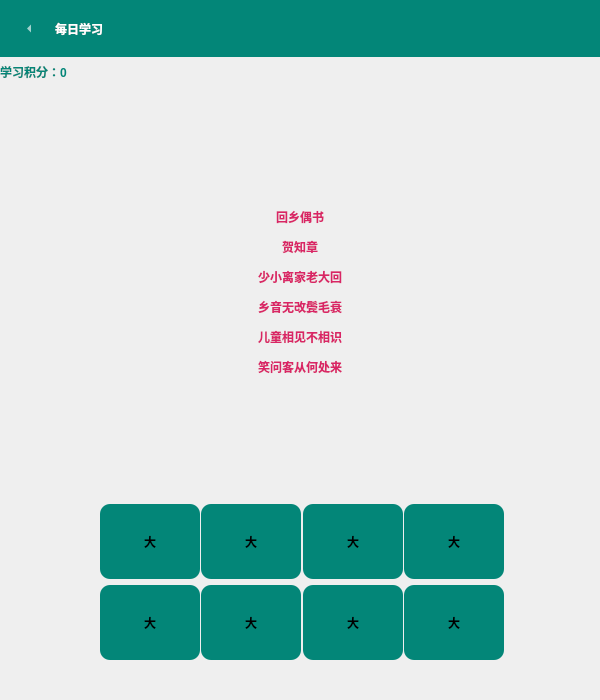
<?xml version="1.0" encoding="UTF-8"?>
<ui version="4.0">
 <class>Form</class>
 <widget class="QWidget" name="Form">
  <property name="geometry">
   <rect>
    <x>0</x>
    <y>0</y>
    <width>600</width>
    <height>700</height>
   </rect>
  </property>
  <property name="minimumSize">
   <size>
    <width>600</width>
    <height>700</height>
   </size>
  </property>
  <property name="windowTitle">
   <string>Form</string>
  </property>
  <layout class="QVBoxLayout" name="verticalLayout">
   <property name="margin">
    <number>0</number>
   </property>
   <item>
    <widget class="QFrame" name="horizontalFrame">
     <property name="styleSheet">
      <string notr="true">background:#038678;
color:white;

font: 75 20pt &quot;微软雅黑&quot;;
font-weight:bold;

</string>
     </property>
     <layout class="QHBoxLayout" name="horizontalLayout_2">
      <item>
       <widget class="QToolButton" name="Back_Button">
        <property name="text">
         <string>...</string>
        </property>
        <property name="iconSize">
         <size>
          <width>32</width>
          <height>32</height>
         </size>
        </property>
        <property name="popupMode">
         <enum>QToolButton::DelayedPopup</enum>
        </property>
        <property name="toolButtonStyle">
         <enum>Qt::ToolButtonIconOnly</enum>
        </property>
        <property name="autoRaise">
         <bool>true</bool>
        </property>
        <property name="arrowType">
         <enum>Qt::LeftArrow</enum>
        </property>
       </widget>
      </item>
      <item>
       <widget class="QLabel" name="label_2">
        <property name="text">
         <string>每日学习</string>
        </property>
       </widget>
      </item>
     </layout>
    </widget>
   </item>
   <item>
    <widget class="QLabel" name="Score_Label">
     <property name="maximumSize">
      <size>
       <width>16777215</width>
       <height>20</height>
      </size>
     </property>
     <property name="styleSheet">
      <string notr="true">color:#038678;
font: 75 10pt &quot;微软雅黑&quot;;
font-weight:bold;</string>
     </property>
     <property name="text">
      <string>学习积分：0</string>
     </property>
    </widget>
   </item>
   <item>
    <widget class="QLabel" name="Poem_Label">
     <property name="sizePolicy">
      <sizepolicy hsizetype="Preferred" vsizetype="Expanding">
       <horstretch>0</horstretch>
       <verstretch>0</verstretch>
      </sizepolicy>
     </property>
     <property name="minimumSize">
      <size>
       <width>0</width>
       <height>0</height>
      </size>
     </property>
     <property name="styleSheet">
      <string notr="true">
color:#d92566;
border-radius:20px;

font: 75 20pt &quot;微软雅黑&quot;;
font-weight:bold;

</string>
     </property>
     <property name="text">
      <string>&lt;html&gt;&lt;head/&gt;&lt;body&gt;&lt;p align=&quot;center&quot;&gt;回乡偶书&lt;/p&gt;&lt;p align=&quot;center&quot;&gt;贺知章&lt;/p&gt;&lt;p align=&quot;center&quot;&gt;少小离家老大回&lt;/p&gt;&lt;p align=&quot;center&quot;&gt;乡音无改鬓毛衰&lt;/p&gt;&lt;p align=&quot;center&quot;&gt;儿童相见不相识&lt;/p&gt;&lt;p align=&quot;center&quot;&gt;笑问客从何处来&lt;/p&gt;&lt;/body&gt;&lt;/html&gt;</string>
     </property>
     <property name="textFormat">
      <enum>Qt::RichText</enum>
     </property>
     <property name="wordWrap">
      <bool>false</bool>
     </property>
     <property name="margin">
      <number>20</number>
     </property>
    </widget>
   </item>
   <item>
    <layout class="QHBoxLayout" name="horizontalLayout" stretch="0,0,0,0,0,0">
     <property name="leftMargin">
      <number>100</number>
     </property>
     <property name="topMargin">
      <number>0</number>
     </property>
     <property name="rightMargin">
      <number>100</number>
     </property>
     <item>
      <spacer name="horizontalSpacer">
       <property name="orientation">
        <enum>Qt::Horizontal</enum>
       </property>
       <property name="sizeHint" stdset="0">
        <size>
         <width>40</width>
         <height>20</height>
        </size>
       </property>
      </spacer>
     </item>
     <item>
      <widget class="QPushButton" name="Answer_1">
       <property name="sizePolicy">
        <sizepolicy hsizetype="Fixed" vsizetype="Preferred">
         <horstretch>0</horstretch>
         <verstretch>0</verstretch>
        </sizepolicy>
       </property>
       <property name="minimumSize">
        <size>
         <width>100</width>
         <height>75</height>
        </size>
       </property>
       <property name="styleSheet">
        <string notr="true">background:#038678;
border-radius:10px;

font: 75 20pt &quot;微软雅黑&quot;;
font-weight:bold;

</string>
       </property>
       <property name="text">
        <string>大</string>
       </property>
      </widget>
     </item>
     <item>
      <widget class="QPushButton" name="Answer_2">
       <property name="sizePolicy">
        <sizepolicy hsizetype="Fixed" vsizetype="Preferred">
         <horstretch>0</horstretch>
         <verstretch>0</verstretch>
        </sizepolicy>
       </property>
       <property name="minimumSize">
        <size>
         <width>100</width>
         <height>75</height>
        </size>
       </property>
       <property name="styleSheet">
        <string notr="true">background:#038678;
border-radius:10px;

font: 75 20pt &quot;微软雅黑&quot;;
font-weight:bold;

</string>
       </property>
       <property name="text">
        <string>大</string>
       </property>
      </widget>
     </item>
     <item>
      <widget class="QPushButton" name="Answer_3">
       <property name="sizePolicy">
        <sizepolicy hsizetype="Fixed" vsizetype="Preferred">
         <horstretch>0</horstretch>
         <verstretch>0</verstretch>
        </sizepolicy>
       </property>
       <property name="minimumSize">
        <size>
         <width>100</width>
         <height>75</height>
        </size>
       </property>
       <property name="styleSheet">
        <string notr="true">background:#038678;
border-radius:10px;

font: 75 20pt &quot;微软雅黑&quot;;
font-weight:bold;

</string>
       </property>
       <property name="text">
        <string>大</string>
       </property>
      </widget>
     </item>
     <item>
      <widget class="QPushButton" name="Answer_4">
       <property name="sizePolicy">
        <sizepolicy hsizetype="Fixed" vsizetype="Preferred">
         <horstretch>0</horstretch>
         <verstretch>0</verstretch>
        </sizepolicy>
       </property>
       <property name="minimumSize">
        <size>
         <width>100</width>
         <height>75</height>
        </size>
       </property>
       <property name="styleSheet">
        <string notr="true">background:#038678;
border-radius:10px;

font: 75 20pt &quot;微软雅黑&quot;;
font-weight:bold;

</string>
       </property>
       <property name="text">
        <string>大</string>
       </property>
      </widget>
     </item>
     <item>
      <spacer name="horizontalSpacer_2">
       <property name="orientation">
        <enum>Qt::Horizontal</enum>
       </property>
       <property name="sizeHint" stdset="0">
        <size>
         <width>40</width>
         <height>20</height>
        </size>
       </property>
      </spacer>
     </item>
    </layout>
   </item>
   <item>
    <layout class="QHBoxLayout" name="horizontalLayout_3" stretch="0,0,0,0,0,0">
     <property name="leftMargin">
      <number>100</number>
     </property>
     <property name="topMargin">
      <number>0</number>
     </property>
     <property name="rightMargin">
      <number>100</number>
     </property>
     <item>
      <spacer name="horizontalSpacer_3">
       <property name="orientation">
        <enum>Qt::Horizontal</enum>
       </property>
       <property name="sizeHint" stdset="0">
        <size>
         <width>40</width>
         <height>20</height>
        </size>
       </property>
      </spacer>
     </item>
     <item>
      <widget class="QPushButton" name="Answer_5">
       <property name="sizePolicy">
        <sizepolicy hsizetype="Fixed" vsizetype="Preferred">
         <horstretch>0</horstretch>
         <verstretch>0</verstretch>
        </sizepolicy>
       </property>
       <property name="minimumSize">
        <size>
         <width>100</width>
         <height>75</height>
        </size>
       </property>
       <property name="styleSheet">
        <string notr="true">background:#038678;
border-radius:10px;

font: 75 20pt &quot;微软雅黑&quot;;
font-weight:bold;

</string>
       </property>
       <property name="text">
        <string>大</string>
       </property>
      </widget>
     </item>
     <item>
      <widget class="QPushButton" name="Answer_6">
       <property name="sizePolicy">
        <sizepolicy hsizetype="Fixed" vsizetype="Preferred">
         <horstretch>0</horstretch>
         <verstretch>0</verstretch>
        </sizepolicy>
       </property>
       <property name="minimumSize">
        <size>
         <width>100</width>
         <height>75</height>
        </size>
       </property>
       <property name="styleSheet">
        <string notr="true">background:#038678;
border-radius:10px;

font: 75 20pt &quot;微软雅黑&quot;;
font-weight:bold;

</string>
       </property>
       <property name="text">
        <string>大</string>
       </property>
      </widget>
     </item>
     <item>
      <widget class="QPushButton" name="Answer_7">
       <property name="sizePolicy">
        <sizepolicy hsizetype="Fixed" vsizetype="Preferred">
         <horstretch>0</horstretch>
         <verstretch>0</verstretch>
        </sizepolicy>
       </property>
       <property name="minimumSize">
        <size>
         <width>100</width>
         <height>75</height>
        </size>
       </property>
       <property name="styleSheet">
        <string notr="true">background:#038678;
border-radius:10px;

font: 75 20pt &quot;微软雅黑&quot;;
font-weight:bold;

</string>
       </property>
       <property name="text">
        <string>大</string>
       </property>
      </widget>
     </item>
     <item>
      <widget class="QPushButton" name="Answer_8">
       <property name="sizePolicy">
        <sizepolicy hsizetype="Fixed" vsizetype="Preferred">
         <horstretch>0</horstretch>
         <verstretch>0</verstretch>
        </sizepolicy>
       </property>
       <property name="minimumSize">
        <size>
         <width>100</width>
         <height>75</height>
        </size>
       </property>
       <property name="styleSheet">
        <string notr="true">background:#038678;
border-radius:10px;

font: 75 20pt &quot;微软雅黑&quot;;
font-weight:bold;

</string>
       </property>
       <property name="text">
        <string>大</string>
       </property>
      </widget>
     </item>
     <item>
      <spacer name="horizontalSpacer_4">
       <property name="orientation">
        <enum>Qt::Horizontal</enum>
       </property>
       <property name="sizeHint" stdset="0">
        <size>
         <width>40</width>
         <height>20</height>
        </size>
       </property>
      </spacer>
     </item>
    </layout>
   </item>
   <item>
    <spacer name="verticalSpacer_2">
     <property name="orientation">
      <enum>Qt::Vertical</enum>
     </property>
     <property name="sizeType">
      <enum>QSizePolicy::Minimum</enum>
     </property>
     <property name="sizeHint" stdset="0">
      <size>
       <width>20</width>
       <height>40</height>
      </size>
     </property>
    </spacer>
   </item>
  </layout>
 </widget>
 <resources/>
 <connections/>
</ui>
